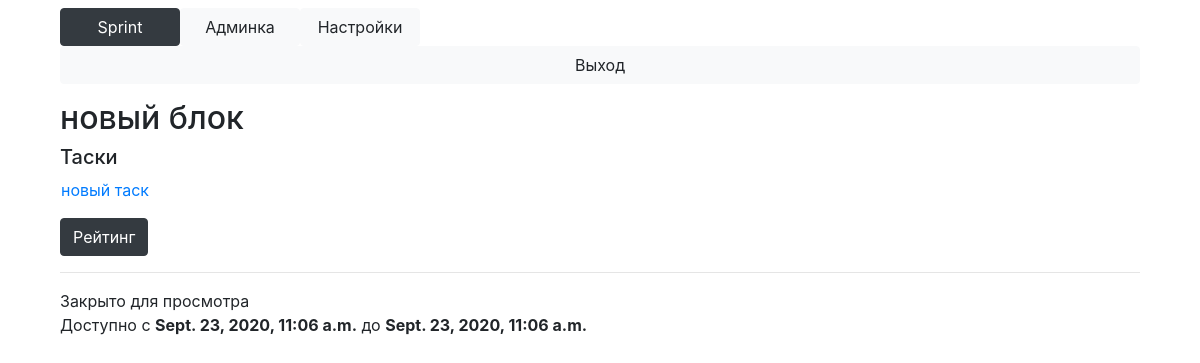
/block?id=59 (signed in), run on the app's committed database.
### Main/models.py (models this page shows, shortened)
class Block(models.Model):
    name = models.TextField()
    course = models.ForeignKey(Course, on_delete=models.CASCADE)
    time_start = models.DateTimeField()
    time_end = models.DateTimeField()
    opened = models.BooleanField(default=False)
    show_rating = models.BooleanField(default=True)
    @property
    def tasks(self):
        return Task.objects.filter(block=self)

class Task(models.Model):
    name = models.TextField()
    block = models.ForeignKey(Block, on_delete=models.CASCADE)
    legend = models.TextField(default='')
    input = models.TextField(default='')
    output = models.TextField(default='')
    specifications = models.TextField(default='')
    time_limit = models.IntegerField(default=10000)
    weight = models.FloatField(default=1.0)
    max_mark = models.IntegerField(default=10)
    max_solutions_count = models.IntegerField(default=10)
    show_details = models.BooleanField(default=False)
    full_solution = models.BooleanField(default=False)

### Main/views.py (the view)
# urls.py: path('block', views.block),
def block(request):
    current_block = Block.objects.get(id=request.GET['id'])
    if not check_permission_block(request.user, current_block):
        return HttpResponseRedirect('/main')
    return render(request, 'block.html', context={'Block': current_block,
                                                  'is_admin': check_admin(request.user),
                                                  'user': request.user})

### Main/context_processors.py (called while the page is built)
def attributes(request):
	return {
		'current_page': 'settings' if '/settings' == request.path else 'admin' if '/admin/' in request.path else 'main',
		'is_admin': check_admin(request.user)
	}

### Main/main.py (called while the page is built)
def check_login(user):
    return user.is_authenticated

def check_admin(user):
    if check_teacher(user):
        return True
    if not check_login(user):
        return False
    return len(Subscribe.objects.filter(user=user, is_assistant=True)) > 0

def check_teacher(user):
    return user.is_staff and check_login(user)

def courses_available(user):
    if user.is_superuser:
        return Course.objects.all()
    else:
        return [s.course for s in Subscribe.objects.filter(user=user)]

def blocks_available(user):
    courses = courses_available(user)
    blocks = {}
    is_admin = check_admin(user)
    for course in courses:
        if is_admin:
            blocks[course] = Block.objects.filter(
                course=course
            )
        else:
            blocks[course] = Block.objects.filter(
                opened=True,
                time_start__lte=timezone.now(),
                course=course
            )
    return blocks

def check_permission_block(user, block):
    blocks = blocks_available(user)
    for course in blocks.keys():
        if block in blocks[course]:
            return True
    return False

### Main/templatetags/filters.py (called while the page is built)
@register.filter('mark_for_task')
def mark_for_task(task, user):
    try:
        return int(list(Solution.objects.filter(task=task, user=user, mark__isnull=False))[-1].mark * 10 / task.max_mark)
    except IndexError:
        return -1

@register.filter('marked')
def marked(mark):
    return mark != -1

### templates/block.html (shortened to what this page needs)
{% extends 'base.html' %}
{% load filters %}
{% block content %}
    <h2>{{ Block.name }}</h2>
    <h5>Таски</h5>
    <table>
        {% for task in Block.tasks %}
            <tr>
                <td>
                    <a href="/task?id={{ task.id }}">{{ task.name }}</a>
                </td>
                <td>
                </td>
            </tr>
        {% endfor %}
    </table>
    <a href="/rating?block_id={{ Block.id }}" class="btn btn-dark" style="margin-top: 15px;">Рейтинг</a>
    <hr>
    {% if Block.opened %}
        Открыто для просмотра
    {% else %}
        Закрыто для просмотра
    {% endif %}
    <br>Доступно с <b>{{ Block.time_start }}</b> до <b>{{ Block.time_end }}</b>
{% endblock %}

### data on the page
Block: name "новый блок", time_start "Sept. 23, 2020, 11:06 a.m.", time_end "Sept. 23, 2020, 11:06 a.m."
Task: name "новый таск"
